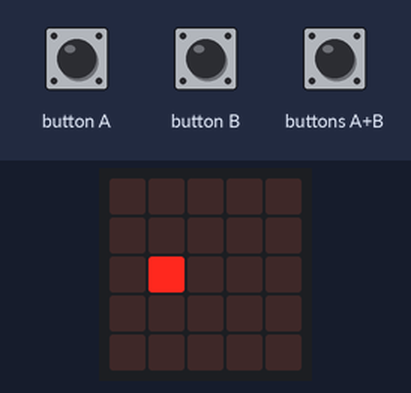
Simulated run of this program. Board: BBC micro:bit (MakeCode). Parts: the board's 5×5 LED display. Inputs (shaded band) come from the test bench.

Above: at 0.45 s.
At 1.25 s:
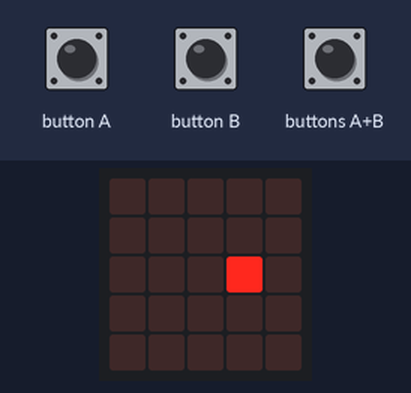
1.3 s: buttons A+B pressed for 0.15 s
At 2.7 s:
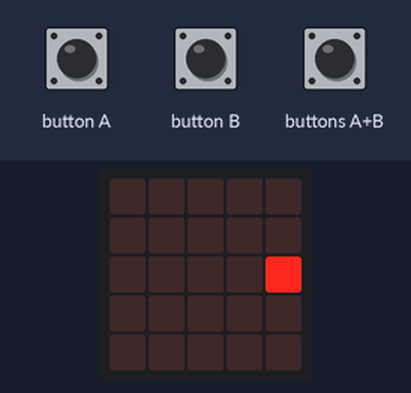
Timing chart, 0 to 4.3 s (numbered marks = the images above; inputs shaded):
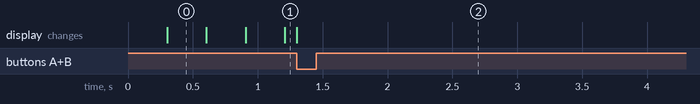

The program:

main.ts
```typescript
let pilota = game.createSprite(2, 2)
basic.forever(function () {
    pilota.move(1)
    pilota.ifOnEdgeBounce()
    if (input.buttonIsPressed(Button.A)) {
        pilota.move(1)
        pilota.ifOnEdgeBounce()
    }
    if (input.buttonIsPressed(Button.B)) {
        pilota.move(1)
        pilota.ifOnEdgeBounce()
    }
    if (input.buttonIsPressed(Button.AB)) {
        game.pause()
    }
})
```

test.ts
```typescript
// aquí va el archivo "tests"; esto no se compilará cuando este paquete se utilice como una extensión.
```
